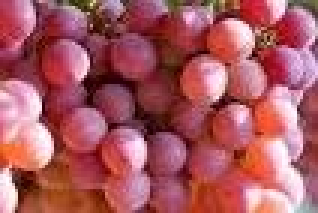
#> input picture anggur2.jfif, 106 x 71 px (shown 3 times larger)
$ jupyter execute --allow-errors MenghitungDeteksiBuah.ipynb
#> lines starting #> are read from the running program, lines starting #| are printed output that depends on the picture
[cell 1]
from matplotlib import pyplot as plt
import cv2

# panggil dan konversi warna agar sesuai dengan Matplotlib
Hewan = cv2.imread('anggur2.jfif')
#> Hewan is the input picture: shape (71, 106, 3); mean B, G, R 96.9, 88.7, 168.5
Hewan = cv2.cvtColor(Hewan, cv2.COLOR_BGR2RGB)

# panggil dan konversi warna agar sesuai dengan Matplotlib
Kumpulan_Hewan = cv2.imread('anggur.jfif')
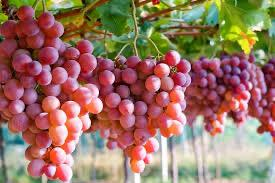
#> input picture anggur.jfif, 275 x 183 px
#> Kumpulan_Hewan is the input picture: shape (183, 275, 3); mean B, G, R 100.9, 117.5, 154.3
Kumpulan_Hewan = cv2.cvtColor(Kumpulan_Hewan, cv2.COLOR_BGR2RGB)

plt.subplot(121),plt.imshow(Hewan), plt.title('anggur')
plt.subplot(122),plt.imshow(Kumpulan_Hewan), plt.title('anggur2')
plt.show()
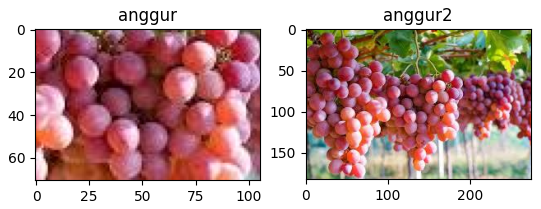
#> figure drawn by matplotlib, 2 panels

[cell 2]
import cv2
import numpy as np


## membaca gambar utuh untuk dicari
img_rgb = cv2.imread('anggur.jfif')
img_rgb = cv2.cvtColor(img_rgb, cv2.COLOR_BGR2RGB)


## membaca template
template = cv2.imread('anggur2.jfif',0)
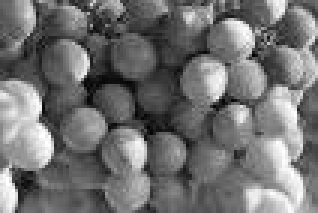
#> template: shape (71, 106) (shown 3 times larger); min 0, max 255, mean 113.6

## ukuran template. ukuran ini akan digunakan untuk menggambar kotak
w, h = template.shape[::-1]
#> w = 106; h = 71

# menggunakan metode COEFF-NORMALIZED
#> (the rest of this cell did not finish here and is left out)
